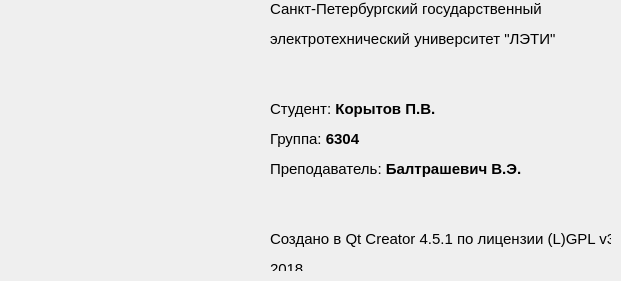
<?xml version="1.0" encoding="UTF-8"?>
<ui version="4.0">
 <class>AboutWindow</class>
 <widget class="QDialog" name="AboutWindow">
  <property name="geometry">
   <rect>
    <x>0</x>
    <y>0</y>
    <width>621</width>
    <height>281</height>
   </rect>
  </property>
  <property name="windowTitle">
   <string>О программе</string>
  </property>
  <widget class="QLabel" name="label">
   <property name="geometry">
    <rect>
     <x>10</x>
     <y>10</y>
     <width>241</width>
     <height>261</height>
    </rect>
   </property>
   <property name="text">
    <string/>
   </property>
   <property name="pixmap">
    <pixmap resource="myself.qrc">:/myself.png</pixmap>
   </property>
  </widget>
  <widget class="QLabel" name="label_3">
   <property name="geometry">
    <rect>
     <x>270</x>
     <y>0</y>
     <width>341</width>
     <height>271</height>
    </rect>
   </property>
   <property name="text">
    <string>&lt;html&gt;&lt;head/&gt;&lt;body&gt;&lt;p&gt;&lt;span style=&quot; font-size:11pt;&quot;&gt;Санкт-Петербургский государственный&lt;/span&gt;&lt;/p&gt;&lt;p&gt;&lt;span style=&quot; font-size:11pt;&quot;&gt;электротехнический университет &amp;quot;ЛЭТИ&amp;quot;&lt;/span&gt;&lt;/p&gt;&lt;p&gt;&lt;br/&gt;&lt;/p&gt;&lt;p&gt;&lt;span style=&quot; font-size:11pt;&quot;&gt;Студент: &lt;/span&gt;&lt;span style=&quot; font-size:11pt; font-weight:600;&quot;&gt;Корытов П.В.&lt;/span&gt;&lt;/p&gt;&lt;p&gt;&lt;span style=&quot; font-size:11pt;&quot;&gt;Группа: &lt;/span&gt;&lt;span style=&quot; font-size:11pt; font-weight:600;&quot;&gt;6304&lt;/span&gt;&lt;/p&gt;&lt;p&gt;&lt;span style=&quot; font-size:11pt;&quot;&gt;Преподаватель: &lt;/span&gt;&lt;span style=&quot; font-size:11pt; font-weight:600;&quot;&gt;Балтрашевич В.Э.&lt;/span&gt;&lt;/p&gt;&lt;p&gt;&lt;br/&gt;&lt;/p&gt;&lt;p&gt;&lt;span style=&quot; font-size:11pt;&quot;&gt;Создано в Qt Creator 4.5.1 по лицензии (L)GPL v3&lt;/span&gt;&lt;/p&gt;&lt;p&gt;&lt;span style=&quot; font-size:11pt;&quot;&gt;2018&lt;/span&gt;&lt;/p&gt;&lt;/body&gt;&lt;/html&gt;</string>
   </property>
  </widget>
 </widget>
 <resources>
  <include location="myself.qrc"/>
 </resources>
 <connections/>
</ui>
